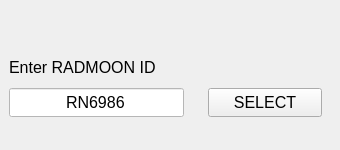
                    <widget class="QWidget" name="RADMOON_2">
                     <attribute name="title">
                      <string>RADMOON</string>
                     </attribute>
                     <widget class="QWidget" name="widget_22" native="true">
                      <property name="geometry">
                       <rect>
                        <x>0</x>
                        <y>30</y>
                        <width>331</width>
                        <height>111</height>
                       </rect>
                      </property>
                      <layout class="QGridLayout" name="gridLayout_2">
                       <item row="0" column="0">
                        <widget class="QWidget" name="widget_17" native="true">
                         <property name="maximumSize">
                          <size>
                           <width>16777215</width>
                           <height>82</height>
                          </size>
                         </property>
                         <layout class="QVBoxLayout" name="verticalLayout_14">
                          <item>
                           <widget class="QLabel" name="USB2Lable_7">
                            <property name="sizePolicy">
                             <sizepolicy hsizetype="Preferred" vsizetype="Preferred">
                              <horstretch>0</horstretch>
                              <verstretch>0</verstretch>
                             </sizepolicy>
                            </property>
                            <property name="minimumSize">
                             <size>
                              <width>175</width>
                              <height>0</height>
                             </size>
                            </property>
                            <property name="font">
                             <font>
                              <family>MS Shell Dlg 2</family>
                              <pointsize>12</pointsize>
                              <weight>50</weight>
                              <italic>false</italic>
                              <bold>false</bold>
                             </font>
                            </property>
                            <property name="text">
                             <string>Enter RADMOON ID</string>
                            </property>
                           </widget>
                          </item>
                          <item>
                           <widget class="QLineEdit" name="RadMoonID_2">
                            <property name="sizePolicy">
                             <sizepolicy hsizetype="Preferred" vsizetype="Preferred">
                              <horstretch>0</horstretch>
                              <verstretch>0</verstretch>
                             </sizepolicy>
                            </property>
                            <property name="minimumSize">
                             <size>
                              <width>175</width>
                              <height>25</height>
                             </size>
                            </property>
                            <property name="maximumSize">
                             <size>
                              <width>16777215</width>
                              <height>35</height>
                             </size>
                            </property>
                            <property name="font">
                             <font>
                              <family>MS Shell Dlg 2</family>
                              <pointsize>12</pointsize>
                              <weight>50</weight>
                              <italic>false</italic>
                              <bold>false</bold>
                             </font>
                            </property>
                            <property name="styleSheet">
                             <string notr="true">background-color: rgb(255, 255, 255);
border-color: rgb(115, 172, 172);</string>
                            </property>
                            <property name="text">
                             <string>RN6986</string>
                            </property>
                            <property name="alignment">
                             <set>Qt::AlignCenter</set>
                            </property>
                           </widget>
                          </item>
                         </layout>
                        </widget>
                       </item>
                       <item row="0" column="1">
                        <widget class="QWidget" name="widget_27" native="true">
                         <layout class="QVBoxLayout" name="verticalLayout_15">
                          <item>
                           <widget class="QWidget" name="widget_26" native="true"/>
                          </item>
                          <item>
                           <widget class="QPushButton" name="SelectRadMoonIDButton_2">
                            <property name="sizePolicy">
                             <sizepolicy hsizetype="Preferred" vsizetype="Preferred">
                              <horstretch>0</horstretch>
                              <verstretch>0</verstretch>
                             </sizepolicy>
                            </property>
                            <property name="minimumSize">
                             <size>
                              <width>0</width>
                              <height>25</height>
                             </size>
                            </property>
                            <property name="maximumSize">
                             <size>
                              <width>16777215</width>
                              <height>35</height>
                             </size>
                            </property>
                            <property name="font">
                             <font>
                              <family>MS Shell Dlg 2</family>
                              <pointsize>12</pointsize>
                              <weight>50</weight>
                              <italic>false</italic>
                              <bold>false</bold>
                             </font>
                            </property>
                            <property name="text">
                             <string>SELECT</string>
                            </property>
                           </widget>
                          </item>
                         </layout>
                        </widget>
                       </item>
                      </layout>
                     </widget>
                    </widget>
